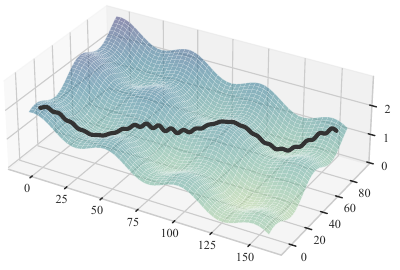

Recreate this plot in Python.
import gtsam
import jrl
import matplotlib.pyplot as plt
import numpy as np
import pandas as pd
import robust.plot
import seaborn as sns
import sympy as sy
from gtsam.symbol_shorthand import B, I, L, S
from robust.dataset import Dataset2JRL, Sensor, WheelNoise
from robust.sim import SimParameters, Simulation, symp
from tabulate import tabulate
from tqdm import tqdm, trange

np.set_printoptions(suppress=False, precision=3)


def compute_traj_length(values: gtsam.Values):
    poses = gtsam.utilities.allPose3s(values)
    keys = sorted(list(poses.keys()))
    dist = 0
    x_prev = poses.atPose3(keys[0])
    for k in keys[1:]:
        x_curr = poses.atPose3(k)
        dist += np.linalg.norm(x_curr.translation() - x_prev.translation())
        x_prev = x_curr

    return dist


if __name__ == "__main__":
    np.random.seed(0)
    params = SimParameters()

    params.time = 100
    params.num_feats = 50

    v = 2
    w = lambda t: np.cos(t * 1.5)
    sim = Simulation(params, np.pi / 6, v=2)
    sim.run_all(w, v)

    dataset = Dataset2JRL(sim)
    dataset.add_factors(Sensor.PRIOR, use_gt_orien=True)
    gt = dataset.get_ground_truth()

    # ------------------------- Plot 3D Grid ------------------------- #
    c = robust.plot.setup_plot()
    state = robust.plot.load_full_state(gt, dataset.N, pandas=False)

    # Load data
    x = np.linspace(-5, state[:, 3].max() + 5)
    y = np.linspace(-5, state[:, 4].max() + 5)
    X, Y = np.meshgrid(x, y)
    p = np.column_stack((X.flatten(), Y.flatten(), np.zeros(X.size)))
    Z = -sim.M(p.T).reshape(X.shape) + sim.M([0, 0, 0])

    minZ = Z.min()
    Z -= minZ

    print(state[:, 5].max() - state[:, 5].min())

    # Setup figure
    fig, ax = plt.subplots(
        subplot_kw={"projection": "3d"},
        figsize=(4, 2.7),
        dpi=300,
    )

    ax.plot_surface(
        X,
        Y,
        Z,
        alpha=0.5,
        lw=0.01,
        cmap=sns.color_palette("crest", as_cmap=True),
    )
    black = c[robust.plot.WheelType.GT.value]
    ax.plot(state[:, 3], state[:, 4], state[:, 5] - minZ, lw=3, c=black)

    # This changes the aspect ratio by changing the axis-box size (rather than  just the limits)
    # We set x/y equal, then manually change the z aspect
    ax.set_aspect("equal", adjustable="box")
    aspect = ax.get_box_aspect()
    aspect[-1] *= 20
    ax.set_box_aspect(aspect)

    ax.set_zticks([0.0, 1.0, 2.0])
    ax.set_yticks([0, 20, 40, 60, 80])

    ax.tick_params(axis="x", pad=-2)
    ax.tick_params(axis="y", pad=-2)
    ax.tick_params(axis="z", pad=-2)

    fig.subplots_adjust(left=0.0, right=0.92, top=1.3, bottom=-0.25)

    plt.savefig("figures/surface.pdf", dpi=300)
    plt.savefig("figures/surface.png", dpi=300)
    # plt.show()
